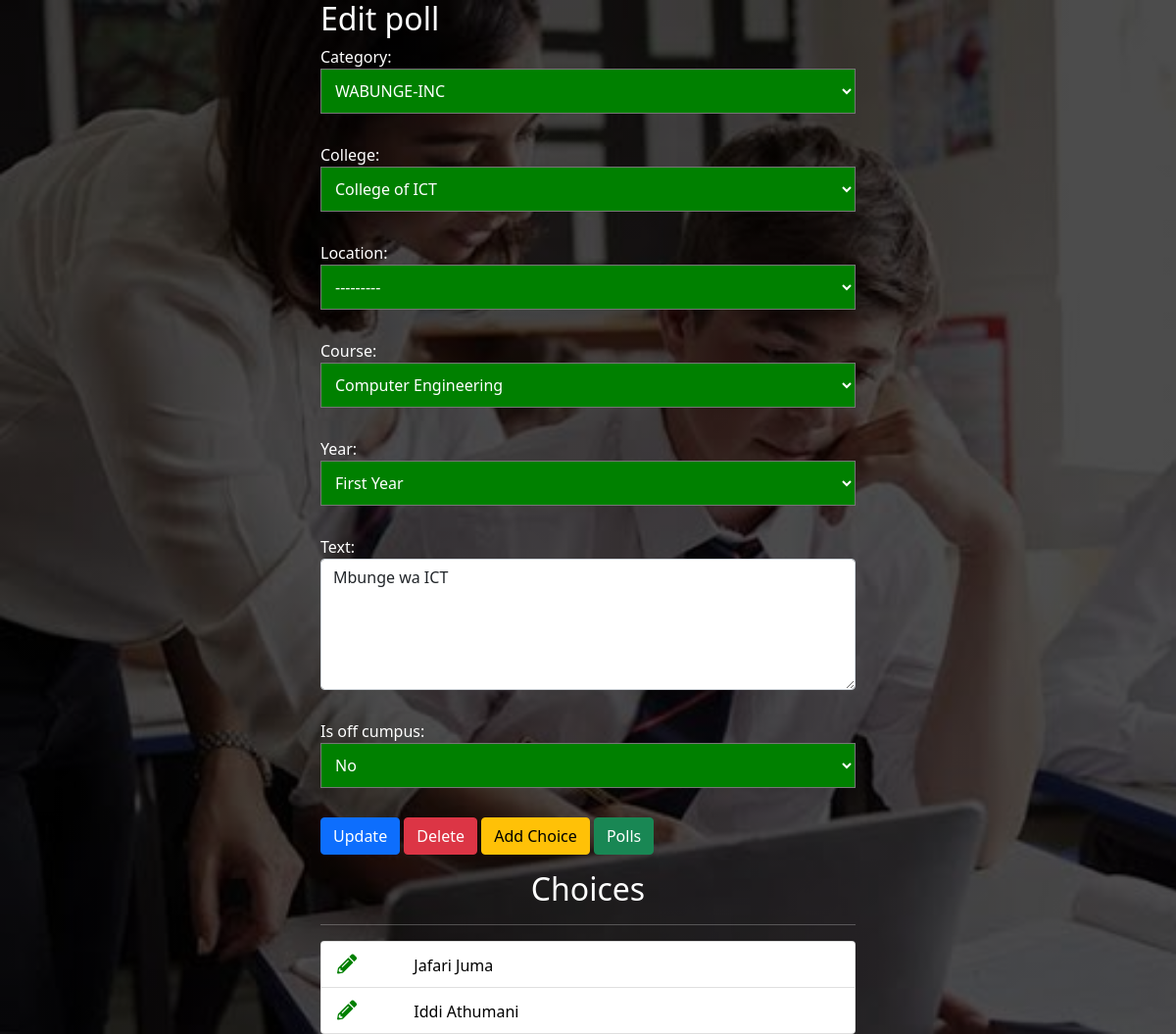
/edit/10/ (signed in), run on the app's committed database.
### polls/models.py (models this page shows, shortened)
class ElectionCategories(models.Model):
    Category = models.CharField(max_length=500)
    def __str__(self):
        return self.Category

class Poll(models.Model):
    Category = models.ForeignKey(ElectionCategories, on_delete=models.CASCADE)
    Course = models.ForeignKey(Courses, on_delete=models.CASCADE, blank=True,null=True)
    Year = models.ForeignKey(Years, on_delete=models.CASCADE, blank=True,null=True)
    College = models.ForeignKey(Colleges, on_delete=models.CASCADE, blank=True,null=True)
    Location = models.ForeignKey(Location, on_delete=models.CASCADE, blank=True,null=True)
    owner = models.ForeignKey(settings.AUTH_USER_MODEL, on_delete=models.CASCADE)
    text = models.TextField()
    pub_date = models.DateTimeField(default=timezone.now)
    active = models.BooleanField(default=True)
    is_off_cumpus = models.BooleanField(default=False,blank=True,null=True)

class Choice(models.Model):
    poll = models.ForeignKey(Poll, on_delete=models.CASCADE)
    choice_text = models.CharField(max_length=255)

### polls/views.py (the view)
# urls.py: path('edit/<int:poll_id>/', views.polls_edit, name='edit'),
@login_required
def polls_edit(request, poll_id):
    poll = get_object_or_404(Poll, pk=poll_id)
    if request.user != poll.owner:
        return redirect('home')
    if request.method == 'POST':
        form = EditPollForm(request.POST, instance=poll)
        if form.is_valid:
            form.save()
            messages.success(request, "Poll Updated successfully",
                             extra_tags='alert alert-success alert-dismissible fade show')
            return redirect("AllElectionCategories")
    else:
        form = EditPollForm(instance=poll)
    return render(request, "polls/poll_edit.html", {'form': form, 'poll': poll})

### polls/forms.py
class EditPollForm(forms.ModelForm):
    class Meta:
        model = Poll
        fields = ['Category','College', 'Location','Course','Year', 'text','is_off_cumpus']
        widgets = {
            'text': forms.Textarea(attrs={'class': 'form-control', 'rows': 5, 'cols': 20}),
        }

### polls/models.py (called while the page is built)
    def __str__(self):
        return self.CourseName

    def __str__(self):
        return self.CollegeName

    def __str__(self):
        return self.LocationName

    def __str__(self):
        return self.Name

### polls/templates/polls/poll_edit.html (shortened to what this page needs)
{% extends 'polls/base2.html' %}
{% load static %}
{% block content %}
<!DOCTYPE html>
<html>
<head>
</head>
<body>
<div class="container">
    <div class="row center">
        <div class="col-md-6 offset-md-3">
            <h2>Edit poll</h2>
            <form action="" method="POST">
                {% for field in form %}
                <div class="form-group">
                    {{ field.label_tag }}
                    {{ field }}
                </div>
                {% endfor %}
                <button type="submit" class="btn btn-primary">Update</button>
                <a class="btn btn-danger" href="{% url 'delete_poll' poll.id %}" role="button" onclick="return confirm('Are you sure?')">Delete</a>
                <a class="btn btn-warning" href="{% url 'add_choice' poll.id %}" role="button">Add Choice</a>
                <a class="btn btn-success" href="{% url 'AllElectionCategories' %}" role="button">Polls</a>
            </form>
            <div class="choices">
                <h2 class="text-center mt-3">Choices</h2>
                <hr>
                <ul class="list-group">
                    {% for choice in poll.choice_set.all %}
                    <li class="list-group-item"><a href="{% url 'choice_edit' choice.id %}" style="color: red;"><i class="fas fa-pencil-alt" style="color: green;"></i></a>&nbsp
                        {{ choice.choice_text }}</li>
                    {% endfor %}
                </ul>
            </div>
        </div>
    </div>
</div>
</body>
</html>
{% endblock %}

### polls/templates/polls/poll_edit.html (style rules this page uses)
* { color: white; }
.choices .list-group .list-group-item { color: black; }
.form-group { margin-bottom: 30px; }

### data on the page
ElectionCategories: form "WABUNGE-INC"
Poll: form "College of ICT" "---------" "Computer Engineering" "First Year" "Mbunge wa ICT" "No"
Choice: choice_text "Jafari Juma"
Choice: choice_text "Iddi Athumani"

### other printed values
{{ field.label_tag }} "Category:" "College:" "Location:" "Course:" "Year:" "Text:" "Is off cumpus:"
